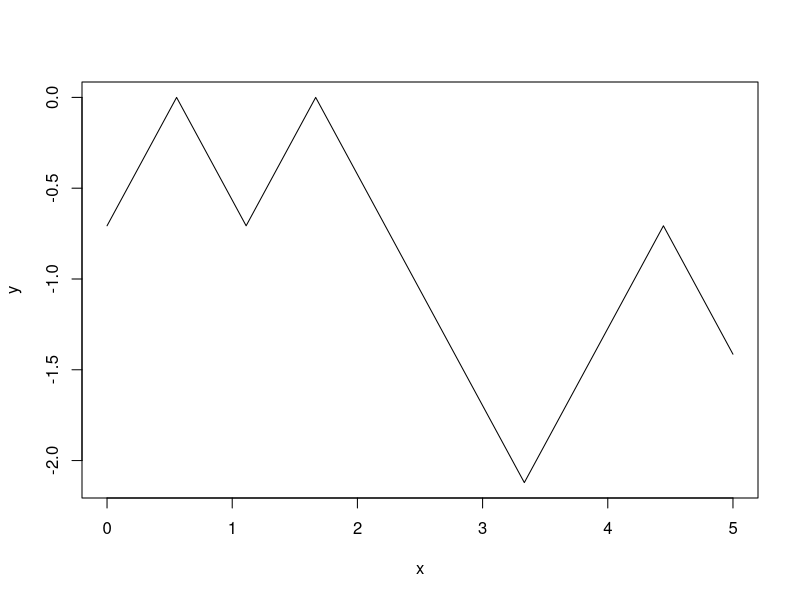
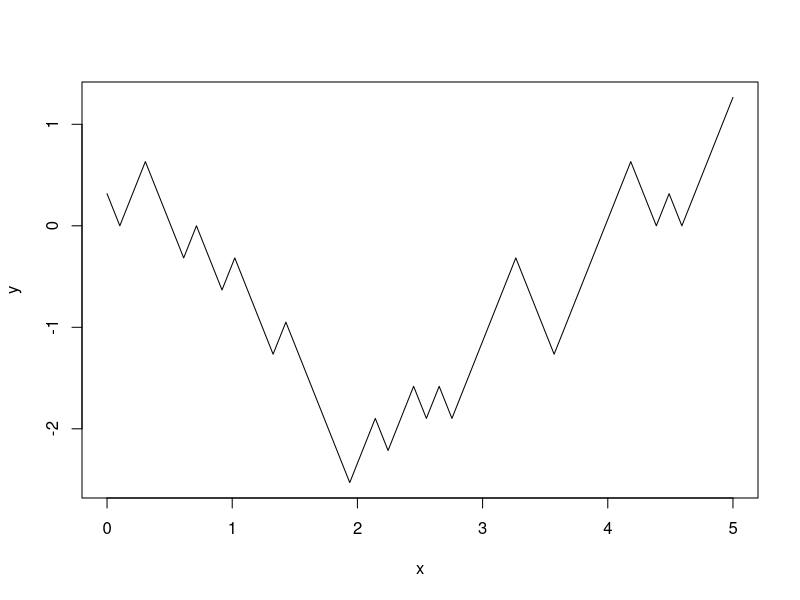
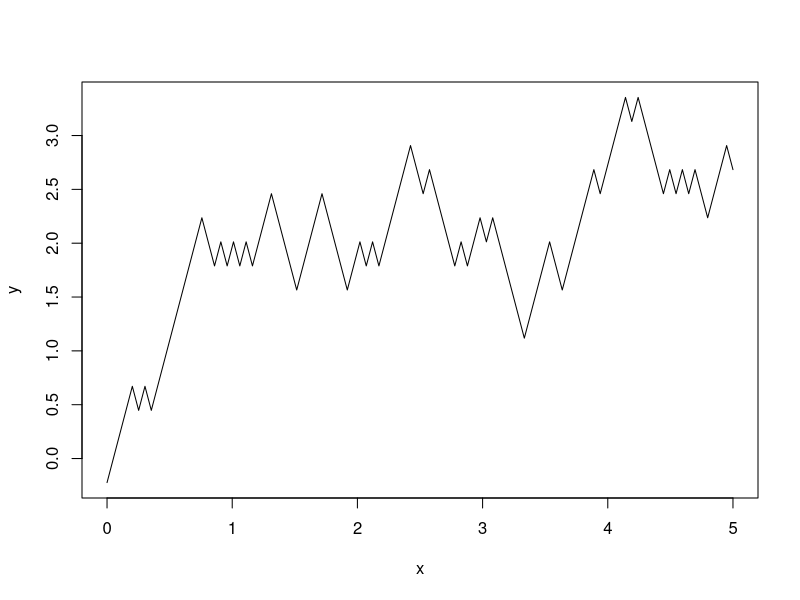
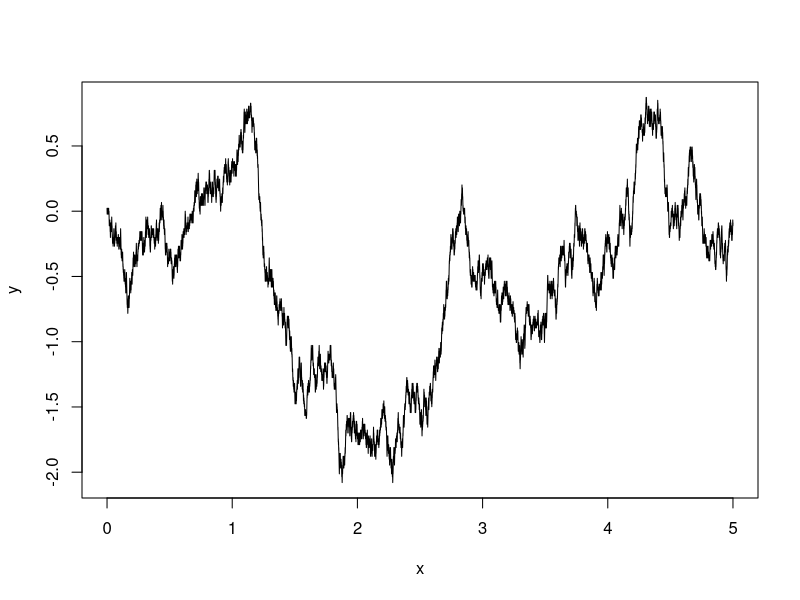
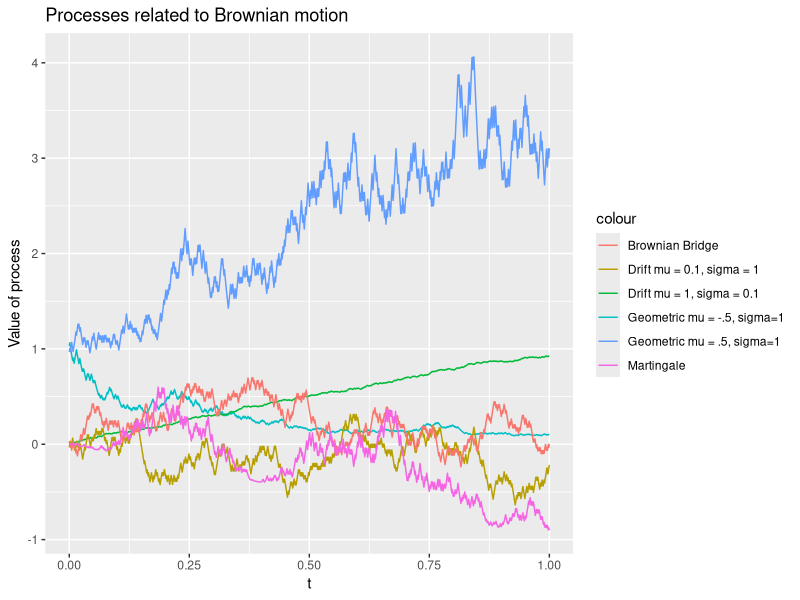

The R script that drew these images, in order:
rm(list=ls())
library(ggplot2)

##################
### QUESTION 1 ###
##################

# Exercise 1
r <- 0.04
u <- 1.06
d <- 0.98
(1+r-d)/(u-d) 

# Exercise 2
S0 <- c(20)
S1 <- c(21.2,  19.6)
S2 <- c(22.472,  20.776,  19.208)
S3 <- c(23.82032,  22.02256, 20.36048, 18.82384)
S4 <- c(25.24954,   23.34391,  21.58211, 19.95327, 18.44736)

# Exercise 3
p <- c(0.75, 0.25)
V4 <- c((25.24953-20), (23.34391-20), (21.58211-20), 0, 0)
V3 <- c(p%*%V4[1:2], p%*%V4[2:3], p%*%V4[3:4], p%*%V4[4:5])/(1+r)
V2 <- c(p%*%V3[1:2], p%*%V3[2:3], p%*%V3[3:4])/(1+r)
V1 <- c(p%*%V2[1:2], p%*%V2[2:3])/(1+r)
V0 <- c(p%*%V1[1:2])/(1+r)

# Exercise 4
premFee <- (p[1]^4*V4[1] + p[1]^3*p[2]*4*V4[2] + p[1]^2*p[2]^2*6*V4[3] +
  p[1]*p[2]^3*4*V4[4] + p[2]^4*V4[5])*(1+r)^(-4)

# Exercise 5
a4 <- (u*V4[3] - d*V4[2]) / ((1+r)*(u-d))
b4 <- (V4[2] - V4[3])/(S3[2]*(u-d))

a3 <- (u*V3[3] - d*V3[2]) / ((1+r)*(u-d))
b3 <- (V3[2] - V3[3])/(S2[2]*(u-d))

a2 <- (u*V2[2] - d*V2[1]) / ((1+r)*(u-d))
b2 <- (V2[1] - V2[2])/(S1[1]*(u-d))

a1 <- (u*V1[2] - d*V1[1]) / ((1+r)*(u-d))
b1 <- (V1[1] - V1[2])/(S0[1]*(u-d))


##################
### QUESTION 2 ###
##################

# Part 1

Sn <- function(n,T = 5){
  # Create function that produces random walk with step size sqrt(T/n)
  stepsize <- sqrt(T/n)
  Z <- rbinom(n,1,0.5)
  Z[Z==1] <- stepsize
  Z[Z==0] <- -stepsize
  X <- rep(0,n)
  X[1] <- Z[1]
  for ( i in 2:n) { 
    X[i] = X[i-1] + Z[i] }
  return(X)
}

# Now plot the process Sn(t) for n = 10,50,100,1000
y <- Sn(10)
x <- seq(0,5,length.out = length(y))
plot(y=y,x=x,type = 'l')

y <- Sn(50)
x <- seq(0,5,length.out = length(y))
plot(y=y,x=x,type = 'l')

y <- Sn(100)
x <- seq(0,5,length.out = length(y))
plot(y=y,x=x,type = 'l')

y <- Sn(10000)
x <- seq(0,5,length.out = length(y))
plot(y=y,x=x,type = 'l')

######################################
# PART 2
######################################

geometric.brownian <- function(n,T,sigma,mu){
  B <- Sn(n,T)
  t <- seq(0,T,length.out = n)
  X <- sigma * B + mu * t
  return(exp(X))
}

brownian.drift <- function(n,T,sigma,mu){
  B <- Sn(n,T)
  t <- seq(0,T,length.out = n)
  X <- sigma * B + mu * t
  return(X)
}

brownian.bridge <- function(n,T){
  B <- Sn(n,T)
  t <- seq(0,1,length.out = n)
  X <- B - t * B[n]
}

martingale <- function(n,T) {
  B <- Sn(n,T)
  t <- seq(0,T,length.out = n)
  return(B^2 - t)
}

n <- 1000
T <- 1
t <- seq(0,T,length.out = n)

simulations <- as.data.frame( 
  cbind(
    t,
    geometric.brownian(n,T,sigma = 1, mu = -0.5),
    geometric.brownian(n,T,sigma = 1, mu = 0.5),
    brownian.drift(n,T,sigma = 0.1, mu = 1),
    brownian.drift(n,T,sigma = 1, mu = 0.1),
    brownian.bridge(n,T),
    martingale(n,T)
  )
)

ggplot(data = simulations,aes(x=t,y=V2)) + 
  labs(x='t', y='Value of process', title = 'Processes related to Brownian motion') +
  geom_line(aes(x=t,y=V2,colour='Geometric mu = -.5, sigma=1')) + 
  geom_line(aes(x=t,y=V3,colour='Geometric mu = .5, sigma=1')) + 
  geom_line(aes(x=t,y=V4,colour='Drift mu = 1, sigma = 0.1')) + 
  geom_line(aes(x=t,y=V5,colour='Drift mu = 0.1, sigma = 1')) +
  geom_line(aes(x=t,y=V6,colour='Brownian Bridge')) +
  geom_line(aes(x=t,y=V7,colour='Martingale'))

